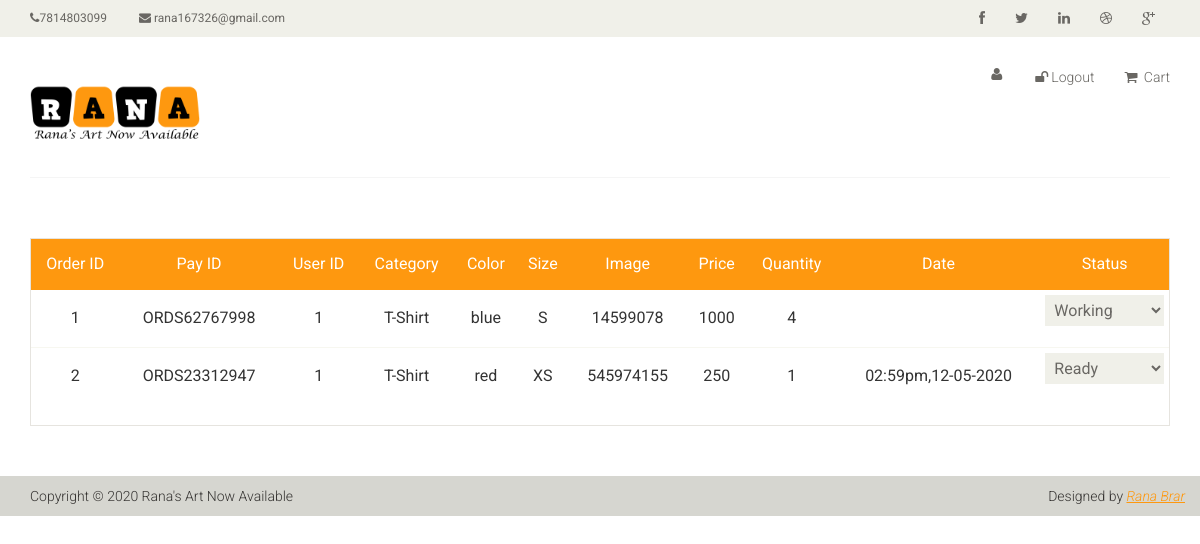
The app's page /admin/index.php with its own data.
### tables this page shows
CREATE TABLE `orders` (
  `order_id` int(11) NOT NULL,
  `pay_id` varchar(1000) NOT NULL,
  `user_id` int(11) NOT NULL,
  `category_id` int(11) NOT NULL,
  `user_color` varchar(40) NOT NULL,
  `user_size` varchar(40) NOT NULL,
  `total_price` int(11) NOT NULL,
  `qty` int(11) NOT NULL,
  `user_img` text NOT NULL,
  `date` varchar(100) NOT NULL,
  `status` text NOT NULL DEFAULT 'Pending'
);

CREATE TABLE `category` (
  `category_id` int(11) NOT NULL,
  `category_name` varchar(40) NOT NULL,
  `color` text NOT NULL,
  `size` text NOT NULL,
  `img` text NOT NULL,
  `price` int(11) NOT NULL
);

### admin/index.php (the view, shortened to what this page needs)
<?php include("header.php"); ?>
<section id="cart_items">
    <div class="container">
        <div class="table-responsive cart_info">
            <table class="table table-condensed">
                <thead>
                    <tr class="cart_menu">
                        <td align="center" class="price">Order ID</td>
                        <td align="center" class="description">Pay ID</td>
                        <td align="center" class="price">User ID</td>
                        <td align="center" class="quantity">Category</td>
                        <td align="center" class="total">Color</td>
                        <td align="center" class="price">Size</td>
                        <td align="center" class="description">Image</td>
                        <td align="center" class="price">Price</td>
                        <td align="center" class="quantity">Quantity</td>
                        <td align="center" class="total">Date</td>
                        <td align="center" class="total">Status</td>
                    </tr>
                </thead>
                <tbody>
                    <?php
                    require_once('conn.php');
                    $sql = "select * from orders left join category on category.category_id = orders.category_id";
                    $result = $conn->prepare($sql);
                    $result->execute();
                    if ($result->rowCount() > 0) {
                        while ($row = $result->fetch(PDO::FETCH_ASSOC)) {
                    ?>
                            <tr>
                                <td align="center">
                                    <?php echo $row['order_id']; ?>
                                </td>
                                <td align="center">
                                    <?php echo $row['pay_id']; ?>
                                </td>
                                <td align="center"> <?php echo $row['user_id']; ?>
                                </td>
                                <td align="center">
                                    <?php echo $row['category_name']; ?>
                                </td>
                                <td align="center">
                                    <?php echo $row['user_color']; ?>
                                </td>
                                <td align="center">
                                    <?php echo $row['user_size']; ?>
                                </td>
                                <td align="center">
                                    <?php echo $row['user_img']; ?>
                                </td>
                                <td align="center">
                                    <?php echo $row["total_price"]; ?>
                                </td>
                                <td align="center">
                                    <?php echo $row['qty']; ?>
                                </td>
                                <td align="center">
                                    <?php echo $row['date']; ?>
                                </td>
                                <td align="center">
                                    <form action="index.php" method="post">
                                        <select onchange="this.form.submit();" required name="status">
                                            <option <?php if ($row['status'] == "Working") {
                                                        echo "selected";
                                                    } ?> value="Working">
                                                Working
                                            </option>
                                            <option <?php if ($row['status'] == "Ready") {
                                                        echo "selected";
                                                    } ?> value="Ready">
                                                Ready
                                            </option>
                                        </select>
                                    </form>
                                </td>
                            </tr>
                    <?php  }
                    }
                    ?>
                </tbody>
            </table>
        </div>
    </div>
</section>
<?php include("footer.php"); ?>

### admin/css/main.css (style rules this page uses)
body { font-family: 'Roboto', sans-serif; background:; position: relative; font-weight:400px; }
#cart_items .cart_info { border: 1px solid #E6E4DF; margin-bottom: 50px }
#cart_items .cart_info .cart_menu { background: #FE980F; color: #fff; font-size: 16px; font-family: 'Roboto', sans-serif; font-weight: normal; }
#cart_items .cart_info .table.table-condensed thead tr { height: 51px; }
#cart_items .cart_info .table.table-condensed tr { border-bottom: 1px solid#F7F7F0 }
#cart_items .cart_info .table.table-condensed tr:last-child { border-bottom: 0 }
.cart_info table tr td { border-top: 0 none; vertical-align: inherit; }
.user_info input, select, textarea { background: #F0F0E9; border:0; color: #696763; padding: 5px; width: 100%; border-radius: 0; resize: none }

### records on screen
orders: order_id "1", pay "ORDS62767998", user "1", category.category_name "T-Shirt", user_color "blue", user_size "S", user_img "14599078", total_price "1000", qty "4", status "Working"
orders: order_id "2", pay "ORDS23312947", user "1", category.category_name "T-Shirt", user_color "red", user_size "XS", user_img "545974155", total_price "250", qty "1", date "02:59pm,12-05-2020", status "Ready"
